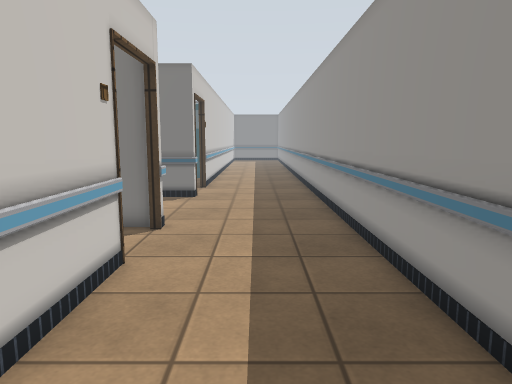
view 1 (above)

20 first-person views from a walk through a world built for the Gazebo simulator. The camera is 1.3 m above the floor, tilts 8° down and sees 70° across. The floor is counted in squares, 0.5 m on a side. Each view is taken from the middle of a square. On the plan, view 1 faces up. The plan holds only what a view shows up to about 20 squares ahead; the rest is blank. The place goes on beyond the plan. Some surface patterns are stand-ins.

view 2
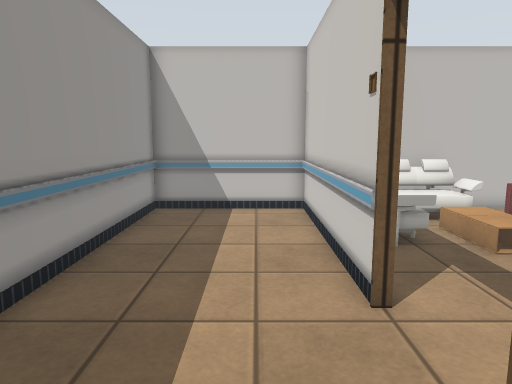

view 3
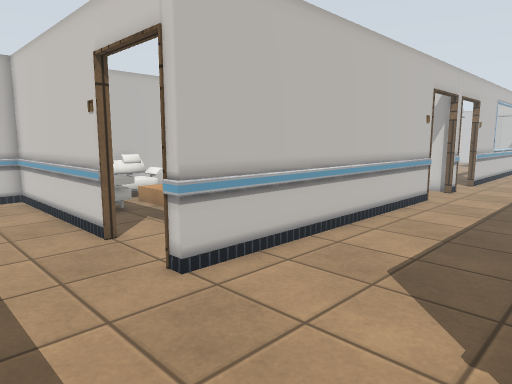

view 4
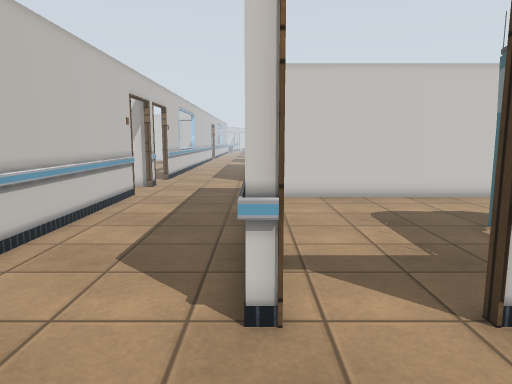

view 5
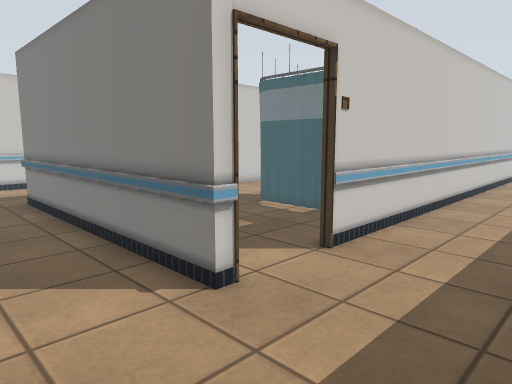

view 6
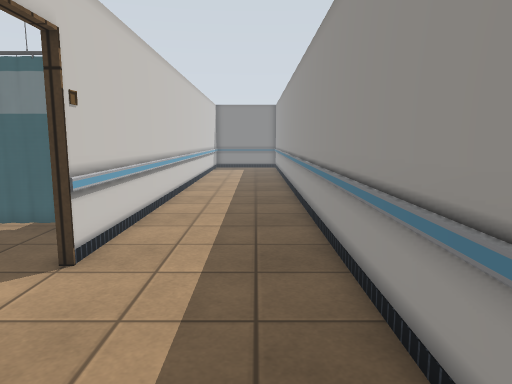

view 7
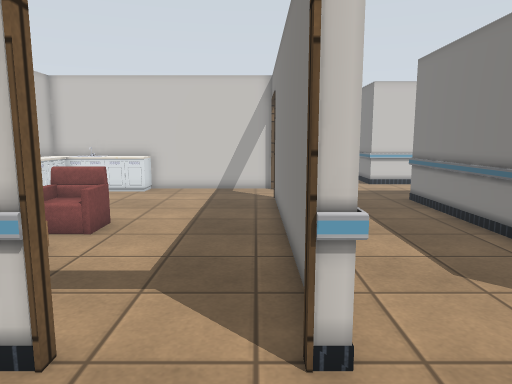

view 8
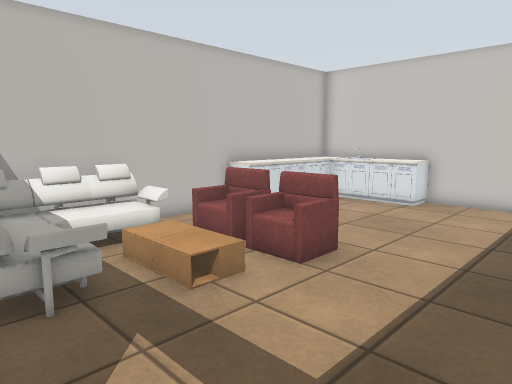

view 9
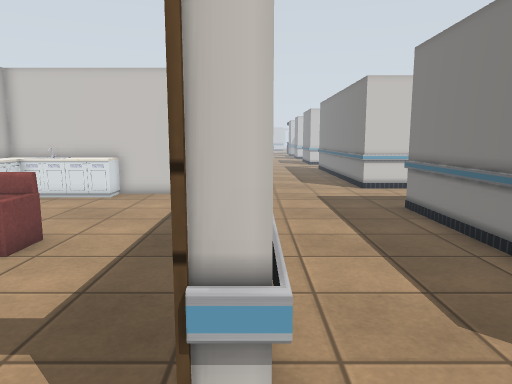

view 10
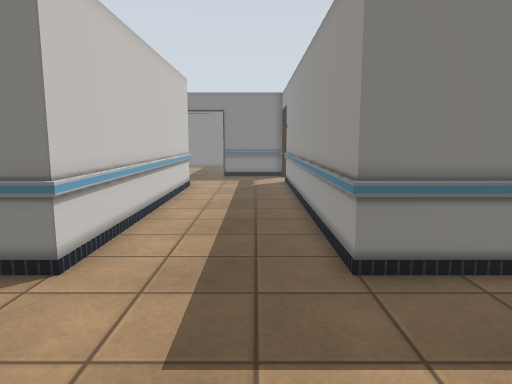

view 11
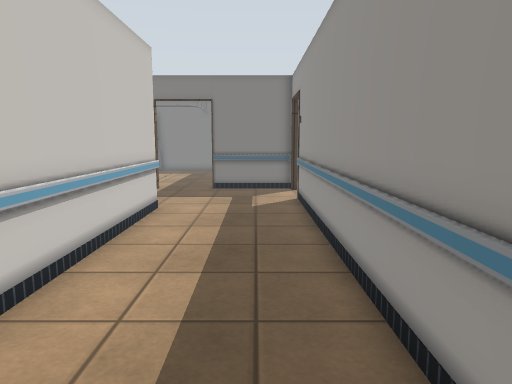

view 12
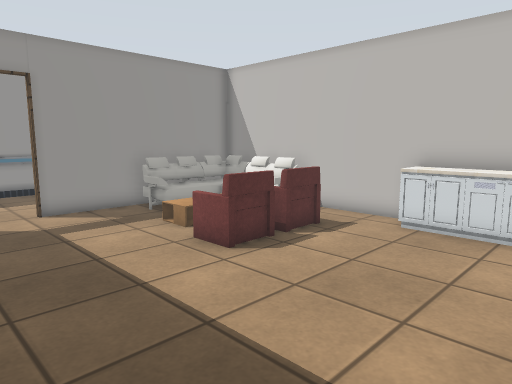

view 13
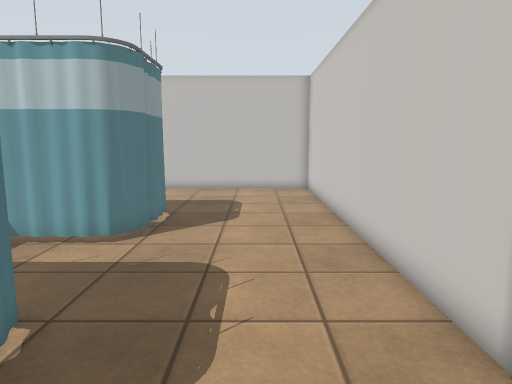

view 14
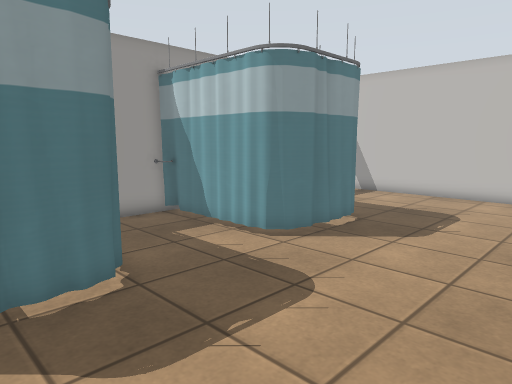

view 15
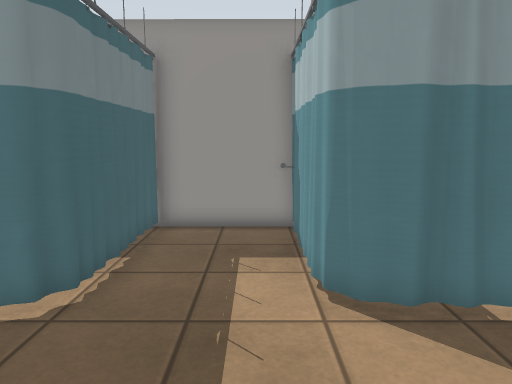

view 16
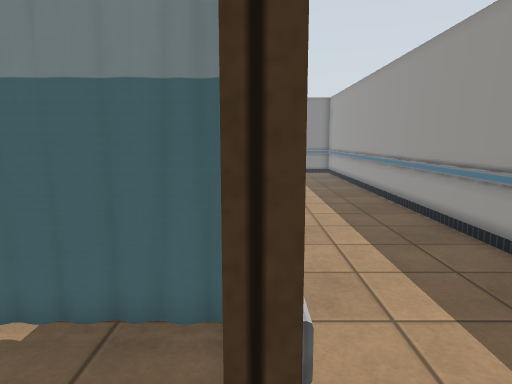

view 17
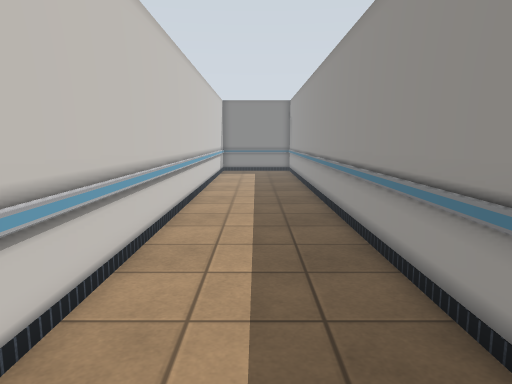

view 18
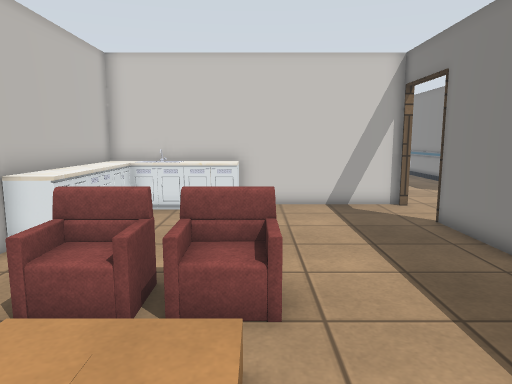

view 19
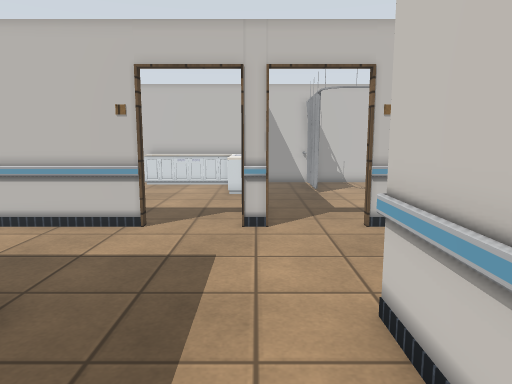

view 20
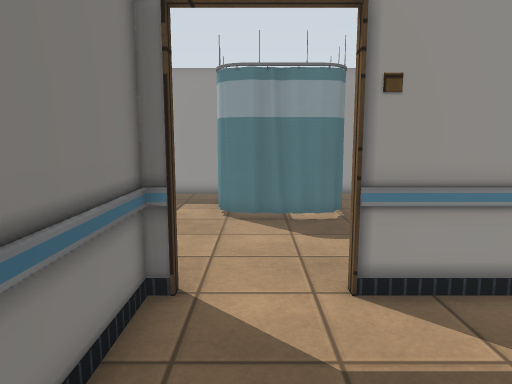

### Floor plan
Key: @ floor where view 1 was taken; # wall or solid block; . floor; T coffee table; S sofa; C curtain; K kitchen cabinet.
Columns run from 21 left of view 1 to 3 right of it. Each row starts with its distance up from view 1.
 37 ..#####...........#.....#
 36 ............CCC   #.....#
 35 ............C.    #.....#
 34 ............C.    #.....#
 33 ......#.....C.    #.....#
 32 ......#.....CCCCCC#.....#
 31 #.....#...........#.....#
 30 #.....#...........#.....#
 29 #.....#...........#.....#
 28 #.....#......CCCCC#.....#
 27 #.....#.....C.....#.....#
 26 #.....#.....C.    #.....#
 25 #.....#.....C.    #.....#
 24 #.....#.....CCCCCC#.....#
 23 #.....#...........#.....#
 22 #.....#...........#.....#
 21 #.....#...........#.....#
 20 #.....#.................#
 19 #.....#.................#
 18 #.....#.................#
 17 #.....#############.....#
 16 ........................#
 15 ........................#
 14 ........................#
 13 ........................#
 12 ........................#
 11 ..#...#############.....#
 10 ..#.....................#
  9 ..#.....................#
  8 ..#.....................#
  7 ..#...............#.....#
  6 ..#...............#.....#
  5 ..#........SSTT...#.....#
  4 ..#K.......SSTT.SS#.....#
  3 ..#K.......SSTT.SS#.....#
  2 ..#K.......SSTT.SS#.....#
  1   #K.........SSSSS#.....#
  0   #KKKKKKK...SSSSS#..@..#
 -1   #######################

Positions as (right, up) in squares from view 1, and headings:
1: (0, 0), facing up
2: (-1, 13), facing down
3: (1, 17), facing down-left
4: (2, 17), facing left
5: (2, 13), facing up-left
6: (1, 13), facing up
7: (1, 10), facing left
8: (-3, 10), facing down-left
9: (-1, 11), facing left
10: (-17, 10), facing up
11: (-17, 17), facing up
12: (-17, 11), facing down-right
13: (-12, 37), facing down
14: (-15, 35), facing down-right
15: (-14, 29), facing right
16: (-3, 19), facing up
17: (0, 17), facing up
18: (-4, 5), facing left
19: (-19, 22), facing down
20: (-21, 35), facing right
